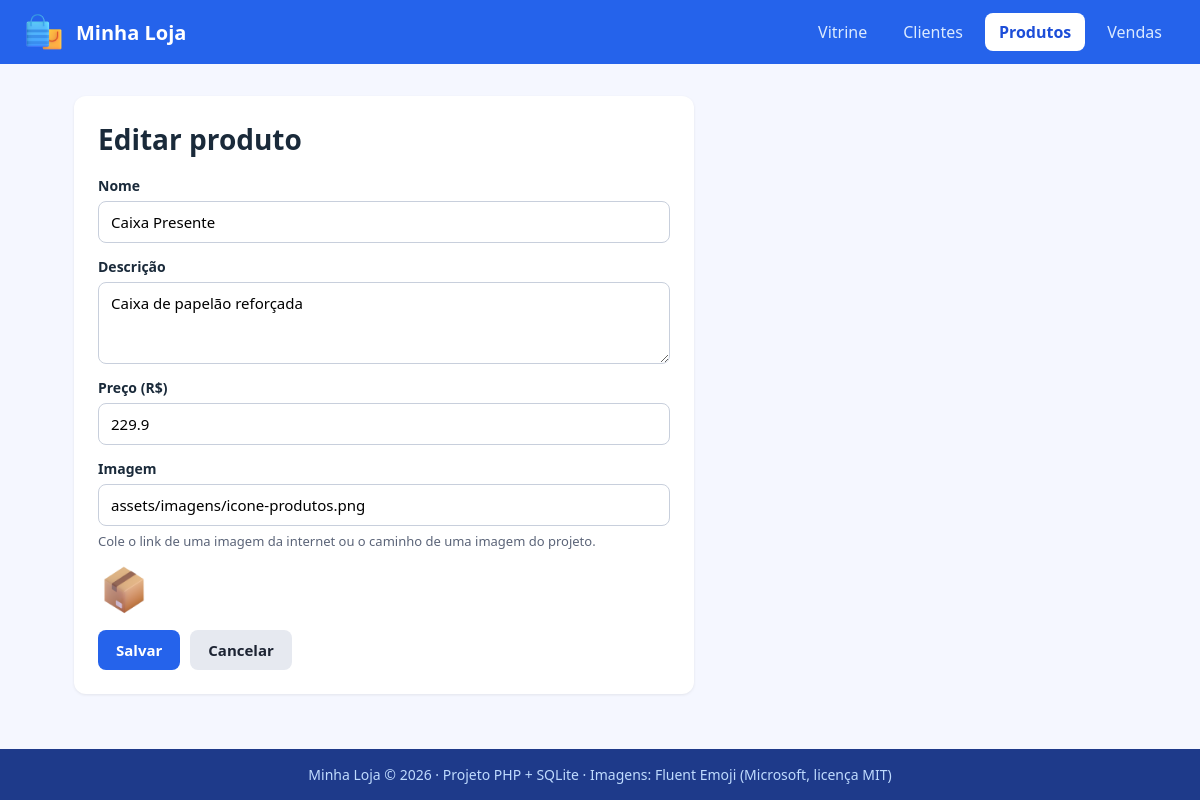
Screenshot of /produto_form.php?id=1 with the database file from the repository.
### tables this page shows
CREATE TABLE produto (id INTEGER PRIMARY KEY AUTOINCREMENT, nome TEXT NOT NULL, descricao TEXT, preco REAL NOT NULL, imagem TEXT);

### funcoes.php (called while the page is built, shortened)
<?php
function e($texto) {
    return htmlspecialchars($texto);
}

### produto_form.php (the view, shortened to what this page needs)
<?php
include 'conexao.php';
include 'funcoes.php';
$produto = [
    'id'        => '',
    'nome'      => '',
    'descricao' => '',
    'preco'     => '',
    'imagem'    => '',
];
$titulo = 'Novo produto';
if (isset($_GET['id'])) {
    $sql = $pdo->prepare('SELECT * FROM produto WHERE id = ?');
    $sql->execute([$_GET['id']]);
    $produto = $sql->fetch();
    $titulo = 'Editar produto';
}
include 'topo.php';
?>
<div class="caixa">
    <h1><?= $titulo ?></h1>
    <form method="post" action="produto_salvar.php" class="formulario">
        <div class="campo">
            <label for="nome">Nome</label>
            <input type="text" id="nome" name="nome" value="<?= e($produto['nome']) ?>" required>
        </div>
        <div class="campo">
            <label for="descricao">Descrição</label>
            <textarea id="descricao" name="descricao" rows="3"><?= e($produto['descricao']) ?></textarea>
        </div>
        <div class="campo">
            <label for="preco">Preço (R$)</label>
            <input type="number" id="preco" name="preco" step="0.01" min="0" value="<?= e($produto['preco']) ?>" required>
        </div>
        <div class="campo">
            <label for="imagem">Imagem</label>
            <input type="text" id="imagem" name="imagem" value="<?= e($produto['imagem']) ?>">
            <div class="dica">Cole o link de uma imagem da internet ou o caminho de uma imagem do projeto.</div>
        </div>
        <?php if ($produto['imagem'] != '') { ?>
            <img src="<?= e($produto['imagem']) ?>" alt="Imagem atual" class="miniatura">
        <?php } ?>
        <div class="acoes">
            <button type="submit" class="botao">Salvar</button>
            <a href="produtos.php" class="botao claro">Cancelar</a>
        </div>
    </form>
</div>
<?php include 'rodape.php'; ?>

### assets/css/estilo.css (style rules this page uses)
* { box-sizing: border-box; }
body { margin: 0; background: #F5F7FF; color: #1A2A3A; font-family: "Segoe UI", Arial, sans-serif; font-size: 16px; }
h1 { margin: 0; font-size: 28px; }
.botao { display: inline-block; padding: 10px 18px; border: 0; border-radius: 8px; background: #2563EB; color: #FFFFFF; font-family: inherit; font-size: 15px; font-weight: bold; text-align: center; text-decoration: none; cursor: pointer; }
.caixa { display: grid; gap: 18px; max-width: 620px; padding: 24px; border-radius: 12px; background: #ffffff; box-shadow: 0 1px 3px rgba(0, 0, 0, 0.08); }
.formulario { display: grid; gap: 14px; }
.campo { display: grid; gap: 6px; }
.campo label { font-size: 14px; font-weight: bold; }
.campo input, .campo select { padding: 10px 12px; border: 1px solid #c8cfdc; border-radius: 8px; background: #ffffff; font-family: inherit; font-size: 15px; }
.acoes { display: grid; grid-auto-flow: column; justify-content: start; gap: 10px; }
.botao.claro { background: #e6e9f0; color: #1d2433; }
.miniatura { width: 52px; height: 52px; object-fit: contain; }
.campo textarea { padding: 10px 12px; border: 1px solid #c8cfdc; border-radius: 8px; font-family: inherit; font-size: 15px; resize: vertical; }
.dica { color: #5b6478; font-size: 13px; }

### rows the page displays
produto: nome "Caixa Presente", descricao "Caixa de papelão reforçada", preco "229.9", imagem "assets/imagens/icone-produtos.png", imagem (picture)

### other values shown
$texto "Vitrine"
$texto "Clientes"
$texto "Produtos"
$texto "Vendas"
$titulo "Editar produto"
